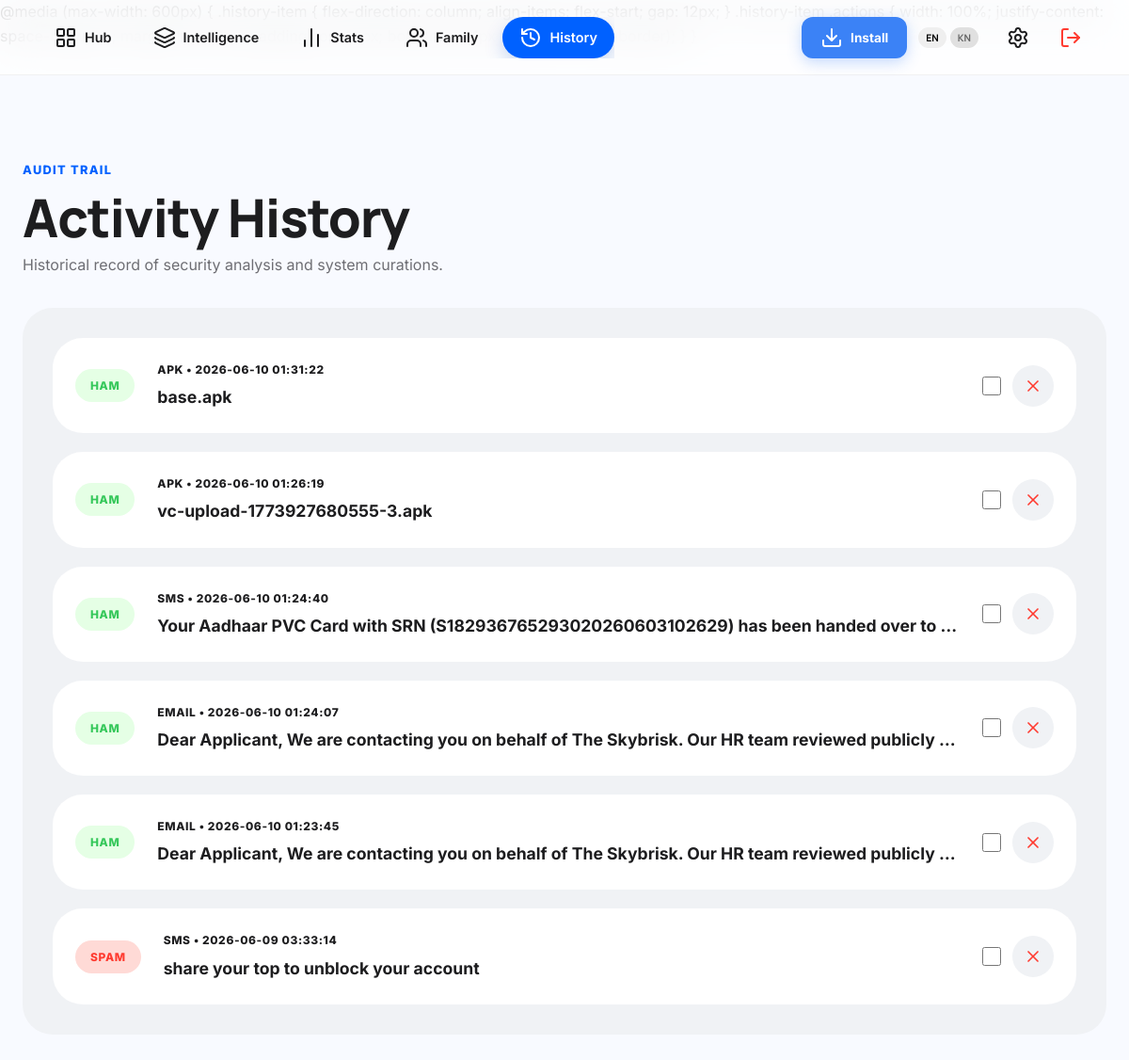
Screenshot of /history (signed in) with the database file from the repository.
### tables this page shows
CREATE TABLE scans (
        id INTEGER PRIMARY KEY AUTOINCREMENT,
        user_id INTEGER,
        scan_type TEXT, -- 'email', 'url', 'id_card'
        content TEXT,    -- The text analyzed or filename for ID cards
        prediction TEXT, -- 'Spam'/'Ham' or 'Fake'/'Genuine'
        score INTEGER,
        explanation TEXT,
        timestamp DATETIME DEFAULT CURRENT_TIMESTAMP, is_reported INTEGER DEFAULT 0, explanation_kn TEXT,
        FOREIGN KEY(user_id) REFERENCES users(id)
    );

### app.py (the view)
@app.route("/history")
def history():
    if not session.get("logged_in"): return redirect("/")
    if session.get("admin_verified"): return redirect("/admin")
    conn = get_db()
    cursor = conn.cursor()
    cursor.execute("SELECT id FROM users WHERE email=?", (session.get("email"),))
    user = cursor.fetchone()
    if not user:
        conn.close()
        session.clear()
        return redirect("/")
    cursor.execute("SELECT * FROM scans WHERE user_id=? ORDER BY timestamp DESC", (user["id"],))
    scans = [dict(row) for row in cursor.fetchall()]
    conn.close()
    return render_template("history.html", scans=scans)

### database.py (called while the page is built)
def get_db():
    db_path = os.getenv("DATABASE_PATH", "database.db")
    conn = sqlite3.connect(db_path)
    conn.row_factory = sqlite3.Row
    return conn

### templates/history.html (shortened to what this page needs)
<!DOCTYPE html>
<html lang="en">
<head>
    <link rel="stylesheet" href="{{ url_for('static', filename='style.css') }}">
</head>
<body>
    <nav class="top-nav">
        <div class="nav-wrapper">
            <div class="nav-container">
                <a href="/dashboard" class="nav-link"><i data-lucide="layout-grid"></i> Hub</a>
                <a href="/classification" class="nav-link"><i data-lucide="layers"></i> Intelligence</a>
                <a href="/analytics" class="nav-link"><i data-lucide="bar-chart-2"></i> Stats</a>
                <a href="/family" class="nav-link"><i data-lucide="users"></i> Family</a>
                <a href="/history" class="nav-link active"><i data-lucide="history"></i> History</a>
            </div>
            <div class="nav-right">
                <button id="pwa-install-btn" class="btn-pwa-old" style="display: none;">
                    <i data-lucide="download"></i> Install
                </button>
                <div style="display: flex; gap: 4px; margin-right: 8px;">
                    <button onclick="setLanguage('en')" id="btn-en" class="btn" style="padding: 4px 8px; font-size: 0.65rem;">EN</button>
                    <button onclick="setLanguage('kn')" id="btn-kn" class="btn" style="padding: 4px 8px; font-size: 0.65rem; background: #e0e0e0; color: #666;">KN</button>
                </div>
                <a href="/settings" class="nav-icon-btn"><i data-lucide="settings"></i></a>
                <a href="/logout" class="nav-icon-btn text-danger"><i data-lucide="log-out"></i></a>
            </div>
        </div>
    </nav>
    <main class="main-content animate-fade-in">
        <header class="editorial-header" style="display: flex; justify-content: space-between; align-items: flex-end; flex-wrap: wrap; gap: 20px;">
            <div>
                <span class="editorial-cap">Audit Trail</span>
                <h1 id="tour-hub-title">Activity History</h1>
                <p style="color: var(--text-muted); font-size: 1rem; margin-top: 8px;">Historical record of security analysis and system curations.</p>
            </div>
        </header>
        <div class="layout-section">
        {% if scans %}
        <div class="history-list">
            {% for scan in scans %}
            {% set is_spam = scan.prediction in ['Spam', 'Fake'] %}
            <div class="history-item" id="scan-row-{{ scan.id }}">
                <div class="status-badge {{ 'status-spam' if is_spam else 'status-ham' }}">
                    {{ scan.prediction }}
                </div>
                <div style="flex: 1; min-width: 0;">
                    <p style="font-size: 0.75rem; font-weight: 800; color: var(--on-surface-variant); text-transform: uppercase; letter-spacing: 0.05em; margin-bottom: 6px;">{{ scan.scan_type }} • {{ scan.timestamp }}</p>
                    <p style="font-size: 1.1rem; font-weight: 700; color: var(--on-surface); overflow: hidden; text-overflow: ellipsis; white-space: nowrap;">{{ scan.content }}</p>
                </div>
                <div class="actions" style="display: flex; gap: 12px; align-items: center;">
                    <input type="checkbox" class="scan-checkbox" value="{{ scan.id }}" onclick="updateBulkButton()" style="width: 20px; height: 20px;">
                    <button onclick="deleteRecord('{{ scan.id }}')" class="btn" style="background: var(--surface-container-low); padding: 12px; color: var(--danger);">
                        <i data-lucide="x" style="width: 20px; height: 20px;"></i>
                    </button>
                </div>
            </div>
            {% endfor %}
        </div>
        {% endif %}
        </div>
    </main>
<script src="{{ url_for('static', filename='pwa.js') }}"></script></body>
</html>

### static/style.css (style rules this page uses)
:root { --primary: #0061ff; --primary-light: #e6f0ff; --primary-dark: #004dc7; --accent: #5e5ce6; --bg-app: #f8faff; --bg-card: #ffffff; --bg-sidebar: rgba(255, 255, 255, 0.9); --primary-container: #004dc7; --surface: #f8faff; --surface-container-low: #f0f2f5; --surface-container-lowest: #ffffff; --radius-chat: 24px 24px 24px 4px; --text-main: #1d1d1f; --text-muted: #6e6e73; --text-on-primary: #ffffff; --success: #34c759; --danger: #ff3b30; --warning: #ff9500; --info: #007aff; --radius-full: 9999px; --radius-2xl: 40px; --radius-xl: 32px; --radius-lg: 24px; --radius-md: 16px; --radius-sm: 8px; --shadow-sm: 0 2px 8px rgba(0, 0, 0, 0.04); --shadow-md: 0 10px 30px rgba(0, 0, 0, 0.06); --shadow-lg: 0 20px 50px rgba(0, 0, 0, 0.1); --sidebar-width: 80px; --header-height: 80px; --panel-right-width: 380px; }
* { margin: 0; padding: 0; box-sizing: border-box; -webkit-tap-highlight-color: transparent; }
body { background: var(--bg-app); color: var(--text-main); font-family: 'Inter', sans-serif; line-height: 1.6; overflow-x: hidden; min-height: 100vh; }
h1, h2, h3, h4, .headline { font-family: 'Manrope', sans-serif; font-weight: 800; letter-spacing: -0.02em; }
.btn-pwa-old { background: #3b82f6 !important; color: white !important; border: none !important; padding: 10px 20px !important; border-radius: 12px !important; font-weight: 700 !important; font-size: 0.85rem !important; cursor: pointer !important; display: inline-flex !important; align-items: center !important; gap: 8px !important; transition: all 0.3s cubic-bezier(0.16, 1, 0.3, 1) !important; box-shadow: 0 4px 15px rgba(59, 130, 246, 0.3) !important; font-family: 'Inter', sans-serif !important; }
.top-nav { position: fixed; top: 0; left: 0; right: 0; height: var(--header-height); background: rgba(255, 255, 255, 0.8); backdrop-filter: blur(20px); -webkit-backdrop-filter: blur(20px); border-bottom: 1px solid rgba(0,0,0,0.05); display: flex; align-items: center; padding: 0 20px; z-index: 1000; }
@media (min-width: 768px) { .top-nav { padding: 0 40px; } }
.nav-wrapper { display: flex; justify-content: space-between; align-items: center; width: 100%; max-width: 1400px; margin: 0 auto; }
.nav-container { display: flex; gap: 8px; align-items: center; overflow-x: auto; scrollbar-width: none; -ms-overflow-style: none; }
.nav-link { color: var(--on-surface-variant); text-decoration: none; font-weight: 600; font-size: 0.9rem; transition: all 0.3s cubic-bezier(0.16, 1, 0.3, 1); display: flex; align-items: center; gap: 8px; padding: 10px 18px; border-radius: 50px; white-space: nowrap; }
.nav-link.active { background: var(--primary); color: white; box-shadow: 0 8px 20px rgba(0, 75, 202, 0.2); }
.nav-right { display: flex; gap: 12px; align-items: center; }
.nav-icon-btn { width: 44px; height: 44px; border-radius: 12px; display: flex; align-items: center; justify-content: center; color: var(--on-surface-variant); transition: all 0.3s cubic-bezier(0.16, 1, 0.3, 1); cursor: pointer; position: relative; background: transparent; border: none; }
.main-content { margin-top: var(--header-height); padding: 24px 16px; max-width: 1200px; margin-left: auto; margin-right: auto; width: 100%; }
@media (min-width: 768px) { .main-content { padding: 40px 24px; } }
.layout-section { background: var(--surface-container-low); border-radius: var(--radius-xl); padding: 32px; margin-bottom: 32px; }
.btn { padding: 14px 28px; border-radius: var(--radius-xl); font-weight: 700; font-size: 0.95rem; border: none; cursor: pointer; display: inline-flex; align-items: center; justify-content: center; gap: 10px; transition: all 0.3s cubic-bezier(0.16, 1, 0.3, 1); font-family: 'Manrope', sans-serif; }
.editorial-header { margin-bottom: 32px; text-align: center; }
@media (min-width: 768px) { .editorial-header { text-align: left; } }
.editorial-header h1 { font-size: 2.5rem; line-height: 1.1; }
@media (min-width: 768px) { .editorial-header h1 { font-size: 3.5rem; } }
.editorial-cap { font-size: 0.8rem; font-weight: 800; text-transform: uppercase; color: var(--primary); letter-spacing: 0.1em; margin-bottom: 8px; display: block; }
.animate-fade-in { animation: fadeIn 0.6s cubic-bezier(0.16, 1, 0.3, 1) forwards; }
.text-danger { color: var(--danger); }

### rows the page displays
scans: prediction "HAM", scan_type "APK", timestamp "2026-06-10 01:31:22", content "base.apk"
scans: prediction "HAM", scan_type "APK", timestamp "2026-06-10 01:26:19", content "vc-upload-1773927680555-3.apk"
scans: prediction "HAM", scan_type "SMS", timestamp "2026-06-10 01:24:40", content "Your Aadhaar PVC Card with SRN (S182936765293020260603102629) has been handed over to…"
scans: prediction "HAM", scan_type "EMAIL", timestamp "2026-06-10 01:24:07", content "Dear Applicant, We are contacting you on behalf of The Skybrisk. Our HR team reviewed publicly…"
scans: prediction "HAM", scan_type "EMAIL", timestamp "2026-06-10 01:23:45", content "Dear Applicant, We are contacting you on behalf of The Skybrisk. Our HR team reviewed publicly…"
scans: prediction "SPAM", scan_type "SMS", timestamp "2026-06-09 03:33:14", content "share your top to unblock your account"
